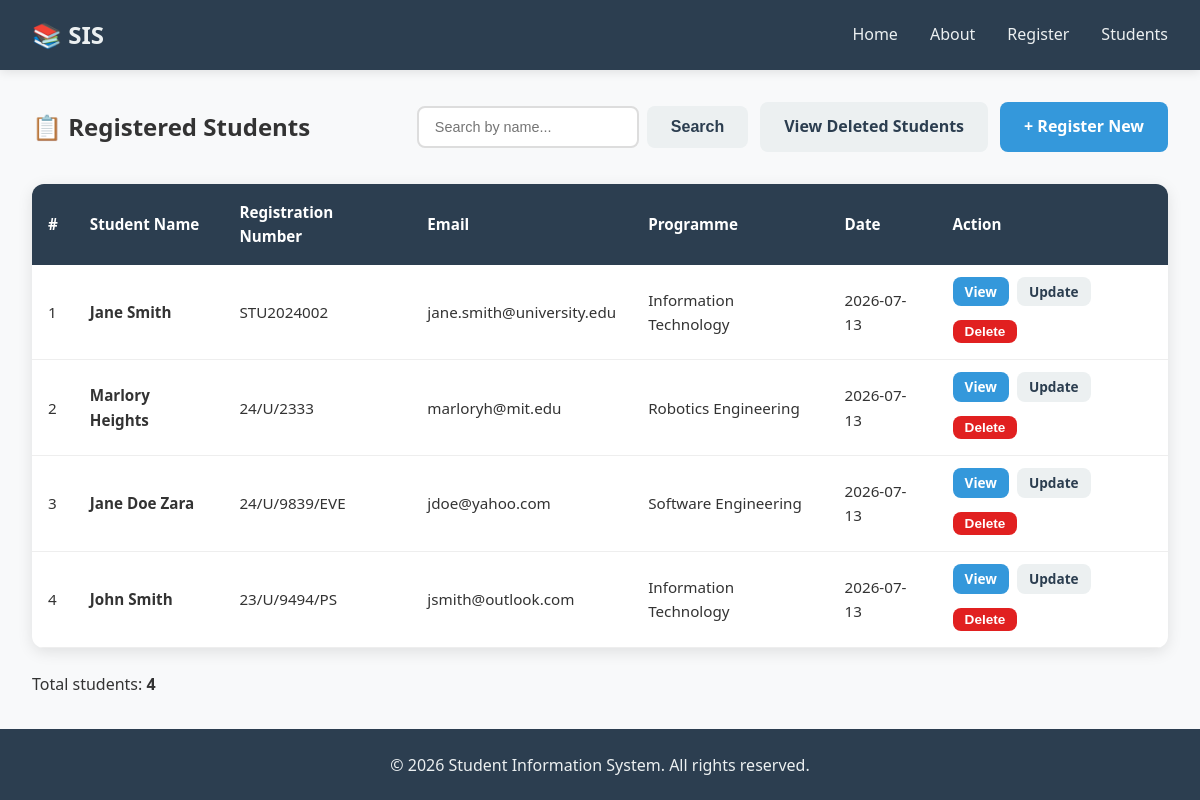
/students, run on the app's committed database.
### models.py (models this page shows, shortened)
class Student(db.Model):
    __tablename__ = 'students'
    id = db.Column(db.Integer, primary_key=True)
    student_name = db.Column(db.String(100), nullable=False)
    registration_number = db.Column(db.String(50), unique=True, nullable=False)
    email = db.Column(db.String(100), unique=True, nullable=False)
    programme = db.Column(db.String(100), nullable=False)
    registration_date = db.Column(db.DateTime, default=lambda: datetime.now(timezone.utc))
    is_active = db.Column(db.Boolean, default=True)

### app.py (the view)
@app.route('/students')
def students_list():
    all_students = get_all_students()
    return render_template('students_list.html', students=all_students)

### database.py (called while the page is built)
def get_all_students():
    return Student.query.filter_by(is_active=True).all()

### templates/students_list.html (shortened to what this page needs)
{% extends "base.html" %}
{% block content %}
<section class="students-list-page">
    <div class="list-header">
        <h2>📋 {% if deleted_view %}Deleted Students{% else %}Registered Students{% endif %}</h2>
        <div class="list-actions">
            <form action="{{ url_for('search_students') }}" method="GET" class="search-form">
                <input type="text" name="q" placeholder="Search by name..."
                    value="{{ search_term if search_term else '' }}">
                <button type="submit" class="btn btn-secondary">Search</button>
            </form>
            {% if deleted_view %}
            <a href="{{ url_for('students_list') }}" class="btn btn-secondary">View Active Students</a>
            {% else %}
            <a href="{{ url_for('deleted_students') }}" class="btn btn-secondary">View Deleted Students</a>
            {% endif %}
            <a href="{{ url_for('register') }}" class="btn btn-primary">+ Register New</a>
        </div>
    </div>
    {% if students %}
    <div class="table-container">
        <table class="students-table">
            <thead>
                <tr>
                    <th>#</th>
                    <th>Student Name</th>
                    <th>Registration Number</th>
                    <th>Email</th>
                    <th>Programme</th>
                    <th>Date</th>
                    <th>Action</th>
                </tr>
            </thead>
            <tbody>
                {% for student in students %}
                <tr>
                    <td>{{ loop.index }}</td>
                    <td><strong>{{ student.student_name }}</strong></td>
                    <td>{{ student.registration_number }}</td>
                    <td>{{ student.email }}</td>
                    <td>{{ student.programme }}</td>
                    <td>{{ student.registration_date.strftime('%Y-%m-%d') }}</td>
                    <td>
                        <div class="action-buttons">
                            <a href="{{ url_for('student_profile', name=student.student_name) }}"
                                class="btn btn-small btn-info">View</a>
                            <a href="{{ url_for('update_student', student_id=student.id) }}"
                                class="btn btn-small btn-secondary">Update</a>
                            {% if deleted_view %}
                            <form action="{{ url_for('restore_student', student_id=student.id) }}" method="POST">
                                <button type="submit" class="btn btn-small btn-success">Restore</button>
                            </form>
                            {% else %}
                            <form action="{{ url_for('delete_student', student_id=student.id) }}" method="POST">
                                <button type="button" class="btn btn-small btn-danger delete-btn"
                                    data-target="deleteModal-{{ student.id }}">Delete</button>
                            </form>
                            {% endif %}
                        </div>
                    </td>
                </tr>
                {% endfor %}
            </tbody>
        </table>
    </div>
    <div class="student-count">
        <p>Total students: <strong>{{ students|length }}</strong></p>
    </div>
    {% else %}
    <div class="empty-state">
        <p>No students registered yet.</p>
        <a href="{{ url_for('register') }}" class="btn btn-primary">Register First Student</a>
    </div>
    {% endif %}
</section>
{% endblock %}

### templates/base.html (shortened to what this page needs)
<!DOCTYPE html>
<html lang="en">
<head>
    <link rel="stylesheet" href="{{ url_for('static', filename='style.css') }}">
</head>
<body>
    <nav>
        <div class="nav-container">
            <div class="logo">
                <h1>📚 SIS</h1>
            </div>
            <ul class="nav-links">
                <li><a href="{{ url_for('home') }}">Home</a></li>
                <li><a href="{{ url_for('about') }}">About</a></li>
                <li><a href="{{ url_for('register') }}">Register</a></li>
                <li><a href="{{ url_for('students_list') }}">Students</a></li>
            </ul>
        </div>
    </nav>
    <main>
        {% block content %}
        {% endblock %}
    </main>
    <footer>
        <p>&copy; 2026 Student Information System. All rights reserved.</p>
    </footer>
</body>
</html>

### static/style.css (style rules this page uses)
* { margin: 0; padding: 0; box-sizing: border-box; }
body { font-family: 'Segoe UI', Tahoma, Geneva, Verdana, sans-serif; line-height: 1.6; color: #333; background-color: #f8f9fa; min-height: 100vh; display: flex; flex-direction: column; }
nav { background-color: #2c3e50; padding: 1rem 0; box-shadow: 0 2px 10px rgba(0, 0, 0, 0.1); }
.nav-container { max-width: 1200px; margin: 0 auto; padding: 0 2rem; display: flex; justify-content: space-between; align-items: center; }
.logo h1 { color: #ecf0f1; font-size: 1.5rem; font-weight: 700; }
.nav-links { list-style: none; display: flex; gap: 2rem; }
.nav-links a { color: #ecf0f1; text-decoration: none; font-weight: 500; padding: 0.5rem 0; transition: color 0.3s ease; border-bottom: 2px solid transparent; }
main { flex: 1; max-width: 1200px; margin: 0 auto; padding: 2rem; width: 100%; }
.btn { display: inline-block; padding: 0.75rem 1.5rem; border: none; border-radius: 8px; font-size: 1rem; font-weight: 600; cursor: pointer; text-decoration: none; transition: background-color 0.3s ease, transform 0.2s ease; }
.btn-primary { background-color: #3498db; color: white; }
.btn-secondary { background-color: #ecf0f1; color: #2c3e50; }
.btn-small { padding: 0.25rem 0.75rem; font-size: 0.85rem; margin-bottom: 0.25rem; }
.btn-info { background-color: #3498db; color: white; }
.btn-danger { background-color: #e12020; color: white; }
.list-actions { display: flex; align-items: center; flex-wrap: wrap; gap: 0.75rem; }
.table-container { overflow-x: auto; background: white; border-radius: 12px; box-shadow: 0 4px 15px rgba(0, 0, 0, 0.1); margin-bottom: 1.5rem; }
.students-table { width: 100%; border-collapse: collapse; font-size: 0.95rem; }
.students-table thead { background-color: #2c3e50; color: white; }
.students-table th { padding: 1rem; text-align: left; }
.students-table td { padding: 0.75rem 1rem; border-bottom: 1px solid #eee; }
.action-buttons { display: inline-flex; align-items: center; gap: 0.5rem; flex-wrap: wrap; }
.action-buttons form { margin: 0; }
.list-header { display: flex; justify-content: space-between; align-items: center; flex-wrap: wrap; gap: 1rem; margin-bottom: 2rem; }
.search-form { display: flex; gap: 0.5rem; }
.search-form input { padding: 0.5rem 1rem; border: 2px solid #ddd; border-radius: 8px; font-size: 0.9rem; }
footer { background-color: #2c3e50; color: #ecf0f1; text-align: center; padding: 1.5rem; margin-top: auto; }

### data on the page
Student: student_name "Jane Smith", registration_number "STU2024002", email "jane.smith@university.edu", programme "Information Technology", registration_date "2026-07-13"
Student: student_name "Marlory Heights", registration_number "24/U/2333", email "marloryh@mit.edu", programme "Robotics Engineering", registration_date "2026-07-13"
Student: student_name "Jane Doe Zara", registration_number "24/U/9839/EVE", email "jdoe@yahoo.com", programme "Software Engineering", registration_date "2026-07-13"
Student: student_name "John Smith", registration_number "23/U/9494/PS", email "jsmith@outlook.com", programme "Information Technology", registration_date "2026-07-13"

### other printed values
{{ students|length }} "4"
